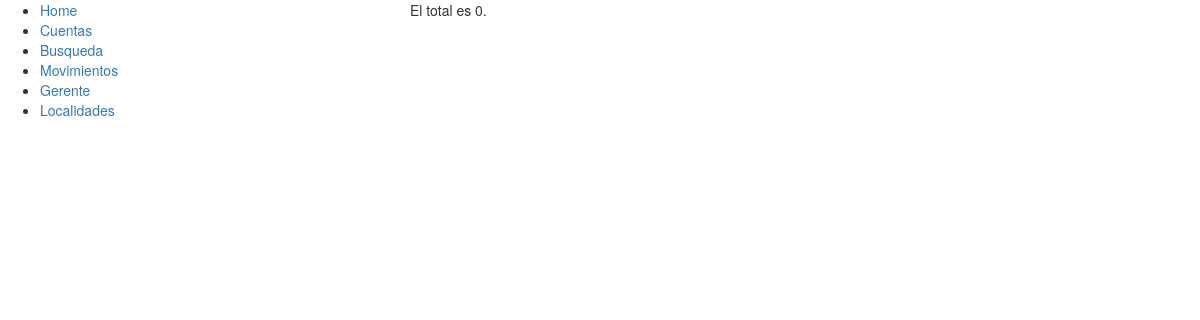
Page /cuentas/ on the earlier database version.
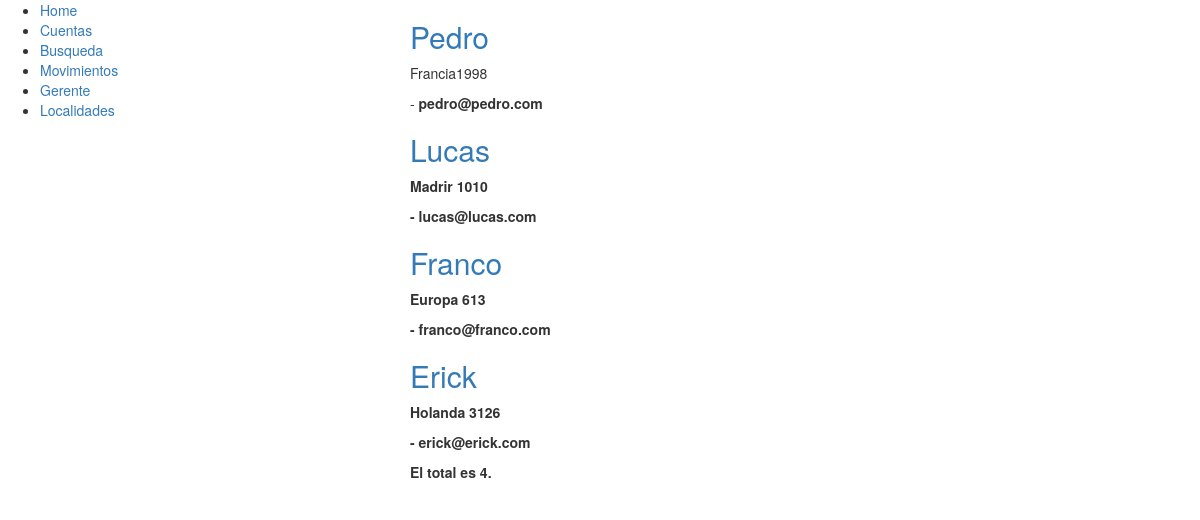
Same page on the later database version.
### cuentas/models.py (models this page shows, shortened)
class Cuenta(models.Model):
	nombre = models.CharField(max_length=200)
	direccion = models.CharField(max_length=500)
	localidad = models.ForeignKey(Localidad, default=1)
	email = models.EmailField()

### cuentas/views.py (the view)
# urls.py: url(r'^cuentas/', views.cuentas),
def cuentas(request):
	return render (request, 'cuentas2.html', {'cuentas':Cuenta.objects.all(), 'total': Cuenta.objects.count()})

### cuentas/templates/cuentas2.html (shortened to what this page needs)
{% extends "base.html"%}
{% block content %}
{% for cuenta in cuentas %}
	<h2><a href="/cuenta/{{ cuenta.id }}">{{ cuenta.nombre }}</a></h2>
	<p>{{ cuenta.direccion }}</p>
	<p>{% if cuenta.email %} - {% endif %} <b> {{ cuenta.email }} <b/></p>
{% endfor %}
<p>El total es {{ total }}.</p>
{% endblock %}

### cuentas/templates/base.html (shortened to what this page needs)
<!DOCTYPE html>
<html lang="es">
	<head>
		<link rel="stylesheet" href="https://maxcdn.bootstrapcdn.com/bootstrap/3.3.7/css/bootstrap.min.css">
		<link rel="stylesheet" href="https://maxcdn.bootstrapcdn.com/bootstrap/3.3.7/css/bootstrap-theme.min.css">
	</head>
	<body>
		<div class="row">
			<div class="col-sm-4" id="sidebar">
				{% block sidebar %}
				<ul>
					<li><a href="/">Home</a></li>
					<li><a href="/cuentas/">Cuentas</a></li>
					<li><a href="/busqueda">Busqueda</a></li>
					<li><a href="#">Movimientos</a></li>
					<li><a href="#">Gerente</a></li>
					<li><a href="#">Localidades</a></li>
				</ul>
				{% endblock %}
			</div>
			<div class="col-sm-8" id="content">
				{% block content %}
				{% endblock %}
			</div>
		</div>
	</body>
</html>

Differences in the rows shown:
added Cuenta: nombre "Pedro", direccion "Francia1998", email "pedro@pedro.com"
added Cuenta: nombre "Lucas", direccion "Madrir 1010", email "lucas@lucas.com"
added Cuenta: nombre "Franco", direccion "Europa 613", email "franco@franco.com"
added Cuenta: nombre "Erick", direccion "Holanda 3126", email "erick@erick.com"
Other differences:
{{ total }}: "0" → "4"
